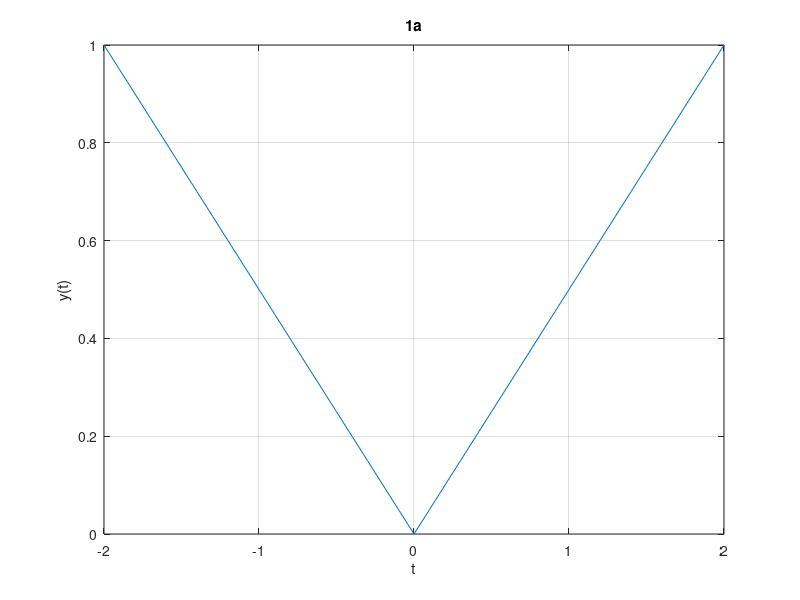
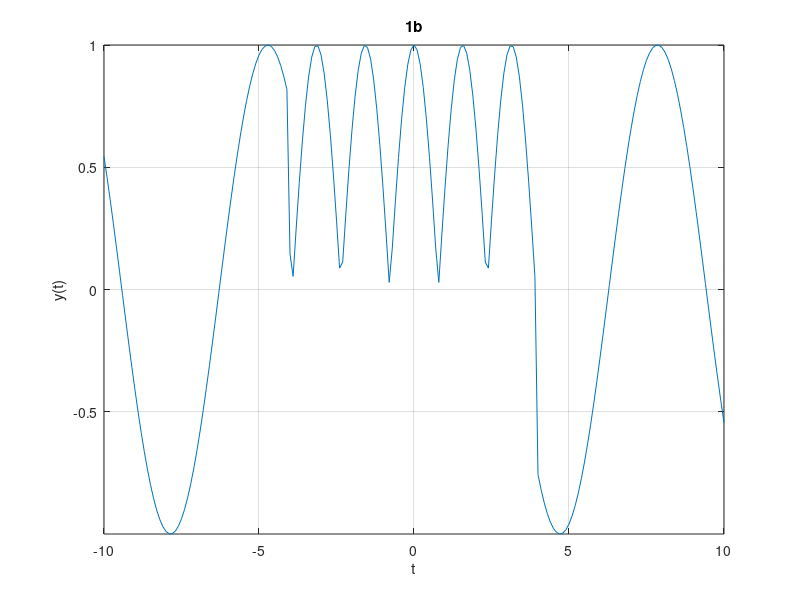
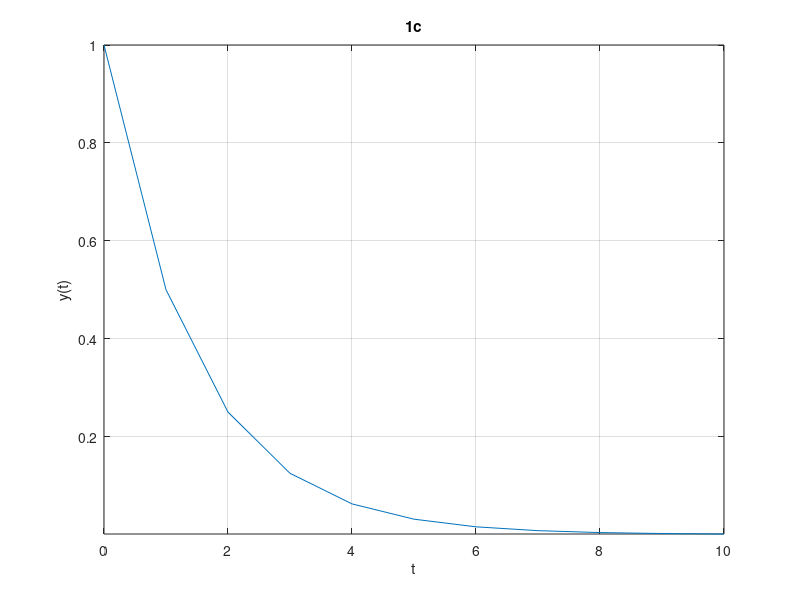
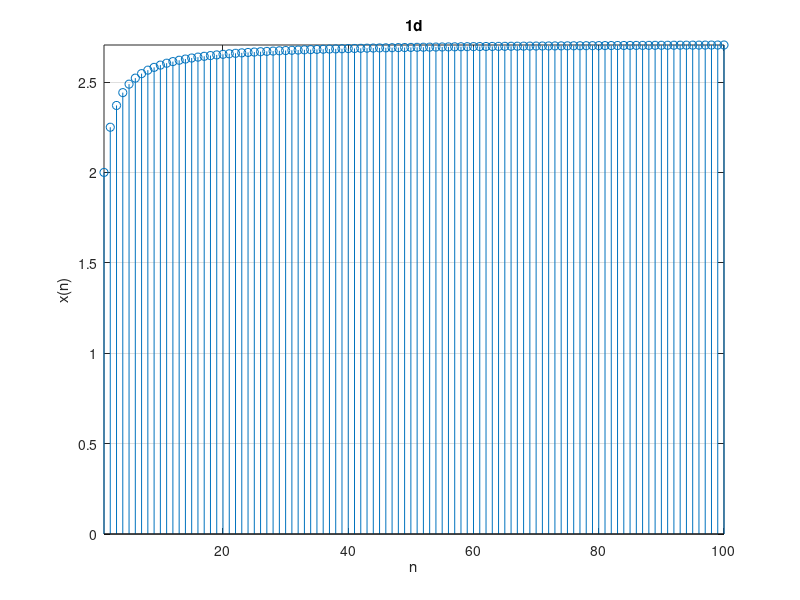

Recreate these plots in MATLAB, in order.
% t=-2:0.01:0;
% plot(t,-t/2,'b')
% hold on
% t=0:0.01:2;
% plot(t,t/2,'b')

t=-2:0.1:2;
for i=1:length(t)
    if t(i)<0 y(i)=-t(i)/2;
    else y(i)=t(i)/2;
    end
end
plot(t,y)
title('1a');
grid on
axis tight
xlabel('t'),ylabel('y(t)');

figure()
t2=-10:0.1:10;
for i=1:length(t2)
    if t2(i)>=-4 && t2(i)<4 y2(i)=abs(cos(2*t2(i)));
    else y2(i)=sin(t2(i));
    end
end
plot(t2,y2)
title('1b');
grid on
axis tight
xlabel('t'),ylabel('y(t)');

figure()
t2=0:1:10;
y2=0.5.^t2;
plot(t2,y2);
title('1c');
grid on
axis tight
xlabel('t'),ylabel('y(t)');

figure()
n=1:1:100;
x=(1+1./n).^n;
stem(n,x);
title('1d')
grid on;
axis tight
xlabel('n'),ylabel('x(n)');
